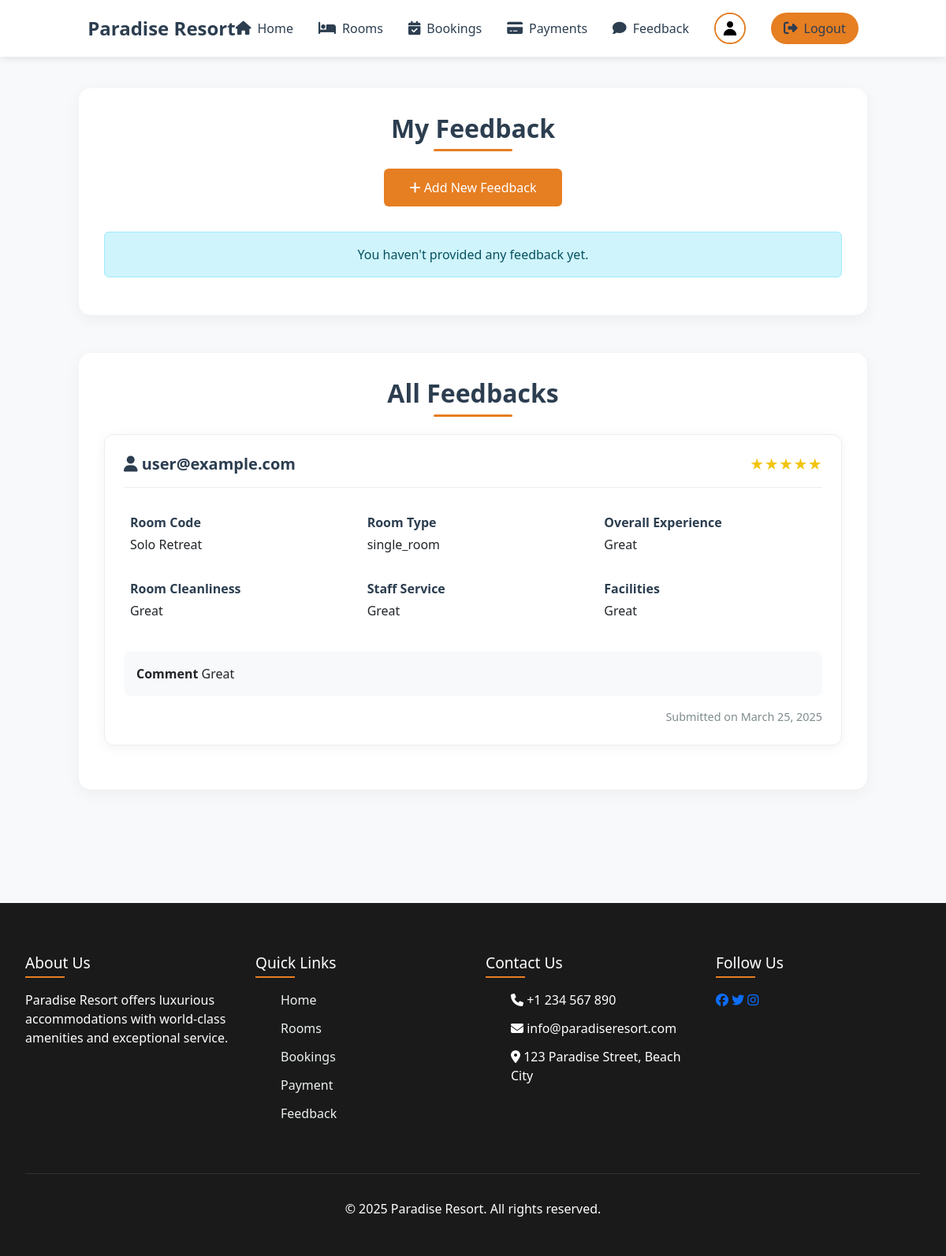
Page /user/feedback/index.php (signed in) on the committed database.
### tables this page shows
CREATE TABLE IF NOT EXISTS `feedback` (
  `feedback_id` int(11) NOT NULL AUTO_INCREMENT,
  `account_id` int(11) DEFAULT NULL,
  `book_id` int(11) DEFAULT NULL,
  `rating` int(1) NOT NULL,
  `overall_experience` text NOT NULL,
  `room_cleanliness` text NOT NULL,
  `staff_service` text NOT NULL,
  `facilities` text NOT NULL,
  `comment` text DEFAULT NULL,
  `created_at` timestamp NOT NULL DEFAULT current_timestamp(),
  `updated_at` timestamp NULL DEFAULT current_timestamp(),
  PRIMARY KEY (`feedback_id`),
  KEY `feedback_book_fk` (`book_id`),
  KEY `feedback_account_fk` (`account_id`)
);

CREATE TABLE IF NOT EXISTS `account` (
  `account_id` int(11) NOT NULL AUTO_INCREMENT,
  `username` varchar(50) NOT NULL,
  `password` varchar(50) NOT NULL,
  `role` enum('user','admin','staff') NOT NULL,
  `last_active` datetime DEFAULT NULL,
  `created_at` timestamp NOT NULL DEFAULT current_timestamp(),
  `updated_at` timestamp NULL DEFAULT NULL,
  `deleted_at` datetime DEFAULT NULL,
  PRIMARY KEY (`account_id`)
);

CREATE TABLE IF NOT EXISTS `room` (
  `room_id` int(11) NOT NULL AUTO_INCREMENT,
  `room_code` varchar(50) NOT NULL,
  `room_type` enum('standard','single_room','deluxe','family_room','studio_room','suite') NOT NULL,
  `room_status` enum('available','booked','under maintenance') NOT NULL,
  `description` text NOT NULL,
  `price` decimal(10,2) NOT NULL,
  `created_at` timestamp NOT NULL DEFAULT current_timestamp(),
  `updated_at` timestamp NOT NULL DEFAULT current_timestamp(),
  PRIMARY KEY (`room_id`),
  UNIQUE KEY `room_ code` (`room_code`)
);

### user/feedback/index.php (the view, shortened to what this page needs)
<?php
include('../../resources/database/config.php');
include('../bootstrap.php');
$account_id = $_SESSION['ID'];
$sql_user_feedback = "SELECT f.*, a.username, b.account_id, r.room_type, r.room_code
                      FROM feedback f
                      JOIN booking b ON f.book_id = b.book_id
                      JOIN account a ON b.account_id = a.account_id
                      JOIN room r ON b.room_id = r.room_id
                      WHERE b.account_id = ?";
$stmt_user_feedback = $conn->prepare($sql_user_feedback);
$stmt_user_feedback->bind_param("i", $account_id);
$stmt_user_feedback->execute();
$result_user_feedback = $stmt_user_feedback->get_result();
$sql_all_feedback = "SELECT f.*, a.username, b.account_id, r.room_type, r.room_code
                     FROM feedback f
                     JOIN booking b ON f.book_id = b.book_id
                     JOIN account a ON b.account_id = a.account_id
                     JOIN room r ON b.room_id = r.room_id";
$stmt_all_feedback = $conn->prepare($sql_all_feedback);
$stmt_all_feedback->execute();
$result_all_feedback = $stmt_all_feedback->get_result();
?>
<!DOCTYPE html>
<html lang="en">
<head>
    <link rel="stylesheet" href="https://cdnjs.cloudflare.com/ajax/libs/font-awesome/6.4.2/css/all.min.css">
    <link rel="stylesheet" href="https://cdn.jsdelivr.net/npm/bootstrap@5.3.0/dist/css/bootstrap.min.css">
</head>
<body>
    <?php include('../view/navbar.php'); ?>
    <div class="main-content">
        <div class="container">
            <div class="feedback-container">
                <h2 class="section-title">My Feedback</h2>
                <div class="text-center">
                    <a href="create.php" class="btn btn-add">
                        <i class="fas fa-plus"></i> Add New Feedback
                    </a>
                </div>
                <?php if ($result_user_feedback->num_rows > 0): ?>
                    <?php while ($row = $result_user_feedback->fetch_assoc()): ?>
                        <div class="feedback-card">
                            <div class="feedback-header">
                                <h5>Room <?php echo htmlspecialchars($row['room_code']); ?></h5>
                                <a href="edit.php?feedback_id=<?php echo $row['feedback_id']; ?>" class="btn btn-edit">
                                    <i class="fas fa-edit"></i> Edit
                                </a>
                            </div>
                            <div class="feedback-details">
                                <div class="feedback-item">
                                    <strong>Room Type</strong>
                                    <?php echo htmlspecialchars($row['room_type']); ?>
                                </div>
                                <div class="feedback-item">
                                    <strong>Rating</strong>
                                    <div class="rating-stars">
                                        <?php
                                        $rating = intval($row['rating']);
                                        for($i = 0; $i < $rating; $i++) echo '★';
                                        for($i = $rating; $i < 5; $i++) echo '☆';
                                        ?>
                                    </div>
                                </div>
                                <div class="feedback-item">
                                    <strong>Overall Experience</strong>
                                    <?php echo htmlspecialchars($row['overall_experience']); ?>
                                </div>
                                <div class="feedback-item">
                                    <strong>Room Cleanliness</strong>
                                    <?php echo htmlspecialchars($row['room_cleanliness']); ?>
                                </div>
                                <div class="feedback-item">
                                    <strong>Staff Service</strong>
                                    <?php echo htmlspecialchars($row['staff_service']); ?>
                                </div>
                                <div class="feedback-item">
                                    <strong>Facilities</strong>
                                    <?php echo htmlspecialchars($row['facilities']); ?>
                                </div>
                                <div class="feedback-comment">
                                    <strong>Comment</strong>
                                    <?php echo htmlspecialchars($row['comment']); ?>
                                </div>
                            </div>
                            <div class="date-info">
                                Submitted on <?php echo date('F j, Y', strtotime($row['created_at'])); ?>
                            </div>
                        </div>
                    <?php endwhile; ?>
                <?php else: ?>
                    <div class="alert alert-info text-center">You haven't provided any feedback yet.</div>
                <?php endif; ?>
            </div>
            <div class="feedback-container">
                <h2 class="section-title">All Feedbacks</h2>
                <?php if ($result_all_feedback->num_rows > 0): ?>
                    <?php while ($row = $result_all_feedback->fetch_assoc()): ?>
                        <div class="feedback-card">
                            <div class="feedback-header">
                                <h5>
                                    <i class="fas fa-user"></i>
                                    <?php echo htmlspecialchars($row['username']); ?>
                                </h5>
                                <div class="rating-stars">
                                    <?php
                                    $rating = intval($row['rating']);
                                    for($i = 0; $i < $rating; $i++) echo '★';
                                    ?>
                                </div>
                            </div>
                            <div class="feedback-details">
                                <div class="feedback-item">
                                    <strong>Room Code</strong>
                                    <?php echo htmlspecialchars($row['room_code']); ?>
                                </div>
                                <div class="feedback-item">
                                    <strong>Room Type</strong>
                                    <?php echo htmlspecialchars($row['room_type']); ?>
                                </div>
                                <div class="feedback-item">
                                    <strong>Overall Experience</strong>
                                    <?php echo htmlspecialchars($row['overall_experience']); ?>
                                </div>
                                <div class="feedback-item">
                                    <strong>Room Cleanliness</strong>
                                    <?php echo htmlspecialchars($row['room_cleanliness']); ?>
                                </div>
                                <div class="feedback-item">
                                    <strong>Staff Service</strong>
                                    <?php echo htmlspecialchars($row['staff_service']); ?>
                                </div>
                                <div class="feedback-item">
                                    <strong>Facilities</strong>
                                    <?php echo htmlspecialchars($row['facilities']); ?>
                                </div>
                                <div class="feedback-comment">
                                    <strong>Comment</strong>
                                    <?php echo htmlspecialchars($row['comment']); ?>
                                </div>
                            </div>
                            <div class="date-info">
                                Submitted on <?php echo date('F j, Y', strtotime($row['created_at'])); ?>
                            </div>
                        </div>
                    <?php endwhile; ?>
                <?php else: ?>
                    <div class="alert alert-info text-center">No feedback available yet.</div>
                <?php endif; ?>
            </div>
        </div>
    </div>
    <?php include('../view/footer.php'); ?>
</body>
</html>

### user/feedback/index.php (style rules this page uses)
:root { --primary: #2c3e50; --secondary: #7f8c8d; --accent: #e67e22; --white: #ffffff; --dark: #1a1a1a; }
body { background: #f8f9fa; padding-top: 80px; min-height: 100vh; display: flex; flex-direction: column; }
.main-content { flex: 1; padding: 2rem 0; }
.section-title { color: var(--primary); font-size: 2rem; font-weight: 600; text-align: center; margin-bottom: 2rem; position: relative; }
.section-title::after { content: ''; position: absolute; bottom: -10px; left: 50%; transform: translateX(-50%); width: 100px; height: 3px; background: var(--accent); border-radius: 2px; }
.feedback-container { max-width: 1000px; margin: 0 auto 3rem; background: var(--white); padding: 2rem; border-radius: 15px; box-shadow: 0 5px 20px rgba(0,0,0,0.05); }
.feedback-card { background: var(--white); border: 1px solid #eee; border-radius: 12px; box-shadow: 0 3px 15px rgba(0,0,0,0.05); margin-bottom: 1.5rem; padding: 1.5rem; transition: transform 0.3s ease, box-shadow 0.3s ease; }
.feedback-header { display: flex; justify-content: space-between; align-items: center; margin-bottom: 1.5rem; padding-bottom: 1rem; border-bottom: 1px solid #eee; }
.feedback-header h5 { color: var(--primary); font-weight: 600; margin: 0; }
.btn-add { background: var(--accent); color: var(--white); border: none; padding: 0.75rem 2rem; margin-bottom: 2rem; }
.feedback-details { display: grid; grid-template-columns: repeat(auto-fit, minmax(250px, 1fr)); gap: 1rem; }
.feedback-item { padding: 0.5rem; }
.feedback-item strong { color: var(--primary); display: block; margin-bottom: 0.25rem; }
.feedback-comment { grid-column: 1 / -1; background: #f8f9fa; padding: 1rem; border-radius: 8px; margin-top: 1rem; }
.rating-stars { color: #f1c40f; font-size: 1.1rem; }
.date-info { color: var(--secondary); font-size: 0.9rem; text-align: right; margin-top: 1rem; }

### rows in the picture
feedback: account.username "user@example.com", room.room_code "Solo Retreat", room.room_type "single_room", overall_experience "Great", room_cleanliness "Great", staff_service "Great", facilities "Great", comment "Great", created_at "March 25, 2025"
